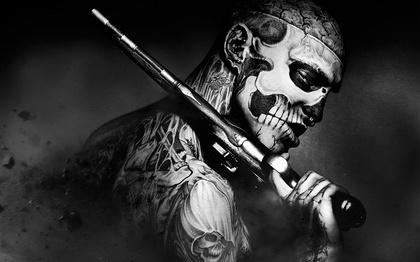
%> input picture gray.jpg, 420 x 262 px, shrunk from 576 x 360 before the run
$ octave logGammaTrans.m   (GNU Octave 9; MATLAB toolbox functions it lacks are replaced by stand-ins)
%> lines starting %> are read from the running program, lines starting %| are printed output that depends on the picture
clear;
clc;
%closeall
i=imread('gray.jpg');
%> i is the input picture: size 262x420x3 uint8; min 0, max 255, mean 50.5
%log transformation takes image in double format
i=double(rgb2gray(i));
%> i: size 262x420 double
[r,c]=size(i);
%> r = 262; c = 420
%figure,imshow(i);
d=input('enter value of c for log transformation: ');
%> the answer given: 3
q=input('enter value of c for gamma transformation: ');
%> the answer given: 2
gamma=input('enter value of gamma: ');
%> the answer given: 2

j=zeros(size(i));
for m=1:r
    for n=1:c
        j(m,n)=d*log10(1+i(m,n));
    end
end
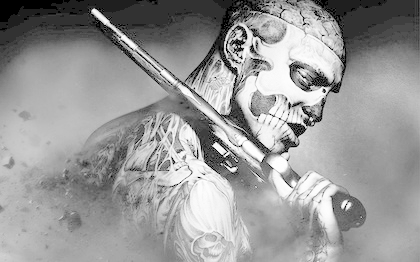
%> j: size 262x420 double; min 0, max 7.22, mean 4.35; drawn with min black and max white

k=zeros(size(i));
for m=1:r
    for n=1:c
        k(m,n)=q*(i(m,n)^gamma);
    end
end
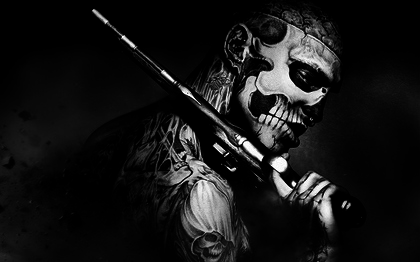
%> k: size 262x420 double; min 0, max 130050, mean 11440.2; drawn with min black and max white
k=uint8(k);
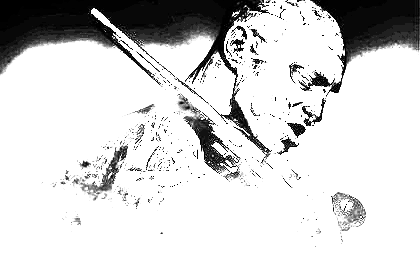
%> k: size 262x420 uint8; min 0, max 255, mean 211.4
j=uint8(j);
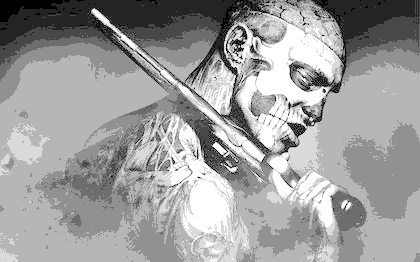
%> j: size 262x420 uint8; min 0, max 7, mean 4.33; drawn with min black and max white
%figure,imshow(j);
i=uint8(i);
%> i: size 262x420 uint8
subplot(2,2,1), imshow(i);
title('orig');
subplot(2,2,2), imshow(j,[]);
title('Log Transformation');
subplot(2,2,3), imshow(k,[]);
title('Gamma Transformation');
% imwrite(i,'a.jpeg');
